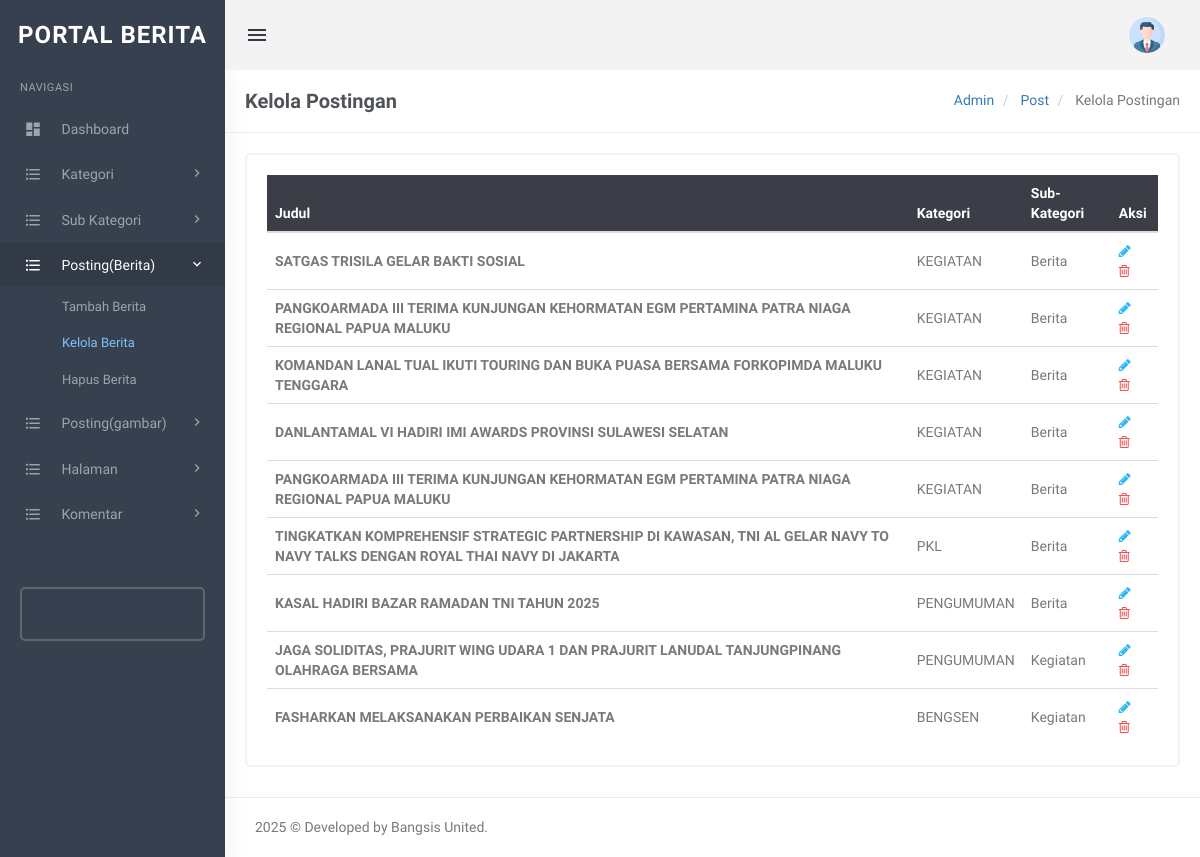
The app's page /admin/manage-posts.php (signed in) with its own data.
### tables this page shows
CREATE TABLE `tblposts` (
  `id` int(11) NOT NULL,
  `PostTitle` longtext DEFAULT NULL,
  `CategoryId` int(11) DEFAULT NULL,
  `SubCategoryId` int(11) DEFAULT NULL,
  `PostDetails` longtext DEFAULT NULL,
  `PostingDate` timestamp NULL DEFAULT current_timestamp(),
  `UpdationDate` timestamp NULL DEFAULT NULL ON UPDATE current_timestamp(),
  `Is_Active` int(1) DEFAULT NULL,
  `PostUrl` mediumtext DEFAULT NULL,
  `PostImage` varchar(255) DEFAULT NULL,
  `viewCounter` int(11) DEFAULT NULL,
  `postedBy` varchar(255) DEFAULT NULL,
  `lastUpdatedBy` varchar(255) DEFAULT NULL
);

CREATE TABLE `tblcategory` (
  `id` int(11) NOT NULL,
  `CategoryName` varchar(200) DEFAULT NULL,
  `Description` mediumtext DEFAULT NULL,
  `PostingDate` timestamp NULL DEFAULT current_timestamp(),
  `UpdationDate` timestamp NULL DEFAULT NULL ON UPDATE current_timestamp(),
  `Is_Active` int(1) DEFAULT NULL
);

CREATE TABLE `tblsubcategory` (
  `SubCategoryId` int(11) NOT NULL,
  `CategoryId` int(11) DEFAULT NULL,
  `Subcategory` varchar(255) DEFAULT NULL,
  `SubCatDescription` mediumtext DEFAULT NULL,
  `PostingDate` timestamp NOT NULL DEFAULT current_timestamp(),
  `UpdationDate` timestamp NULL DEFAULT NULL ON UPDATE current_timestamp(),
  `Is_Active` int(1) DEFAULT NULL
);

### admin/manage-posts.php (the view, shortened to what this page needs)
<?php
include('includes/config.php');
if(strlen($_SESSION['login'])==0)
  {
header('location:index.php');
}
else{
?>
<!DOCTYPE html>
<html lang="en">
    <head>
		<link rel="stylesheet" href="../plugins/morris/morris.css">
        <link href="../plugins/jvectormap/jquery-jvectormap-2.0.2.css" rel="stylesheet" />
        <link href="assets/css/bootstrap.min.css" rel="stylesheet" type="text/css" />
        <link href="assets/css/core.css" rel="stylesheet" type="text/css" />
        <link href="assets/css/components.css" rel="stylesheet" type="text/css" />
        <link href="assets/css/icons.css" rel="stylesheet" type="text/css" />
        <link href="assets/css/pages.css" rel="stylesheet" type="text/css" />
        <link href="assets/css/menu.css" rel="stylesheet" type="text/css" />
        <link href="assets/css/responsive.css" rel="stylesheet" type="text/css" />
		<link rel="stylesheet" href="../plugins/switchery/switchery.min.css">
    </head>
    <body class="fixed-left">
        <div id="wrapper">
           <?php include('includes/topheader.php');?>
           <?php include('includes/leftsidebar.php');?>
            <div class="content-page">
                <div class="content">
                    <div class="container">
                        <div class="row">
							<div class="col-xs-12">
								<div class="page-title-box">
                                    <h4 class="page-title">Kelola Postingan </h4>
                                    <ol class="breadcrumb p-0 m-0">
                                        <li>
                                            <a href="#">Admin</a>
                                        </li>
                                        <li>
                                            <a href="#">Post</a>
                                        </li>
                                        <li class="active">
                                            Kelola Postingan
                                        </li>
                                    </ol>
                                    <div class="clearfix"></div>
                                </div>
							</div>
						</div>
                        <div class="row">
                            <div class="col-sm-12">
                                <div class="card-box">
                                    <div class="table-responsive">
<table class="table table-colored table-centered table-inverse m-0">
<thead>
<tr>
<th>Judul</th>
<th>Kategori</th>
<th>Sub-Kategori</th>
<th>Aksi</th>
</tr>
</thead>
<tbody>
<?php
$query=mysqli_query($con,"select tblposts.id as postid,tblposts.PostTitle as title,tblcategory.CategoryName as category,tblsubcategory.Subcategory as subcategory from tblposts left join tblcategory on tblcategory.id=tblposts.CategoryId left join tblsubcategory on tblsubcategory.SubCategoryId=tblposts.SubCategoryId where tblposts.Is_Active=1 ");
$rowcount=mysqli_num_rows($query);
if($rowcount==0)
{
?>
<tr>
<td colspan="4" align="center"><h3 style="color:red">Tidak ada data</h3></td>
<tr>
<?php
} else {
while($row=mysqli_fetch_array($query))
{
?>
 <tr>
<td><b><?php echo htmlentities($row['title']);?></b></td>
<td><?php echo htmlentities($row['category'])?></td>
<td><?php echo htmlentities($row['subcategory'])?></td>
<td><a href="edit-post.php?pid=<?php echo htmlentities($row['postid']);?>"><i class="fa fa-pencil" style="color: #29b6f6;"></i></a>
    &nbsp;<a href="manage-posts.php?pid=<?php echo htmlentities($row['postid']);?>&&action=del" onclick="return confirm('Do you reaaly want to delete ?')"> <i class="fa fa-trash-o" style="color: #f05050"></i></a> </td>
 </tr>
<?php } }?>
                                            </tbody>
                                        </table>
                                    </div>
                                </div>
                            </div>
                        </div>
                    </div>
                </div>
       <?php include('includes/footer.php');?>
            </div>
        </div>
    </body>
</html>
<?php } ?>

### admin/includes/topheader.php (shortened to what this page needs)
<div class="topbar">
    <div class="topbar-left">
        <a href="#" class="logo"><span>Portal Berita<span></span></span><i class="mdi mdi-layers"></i></a>
    </div>
    <div class="navbar navbar-default" role="navigation">
        <div class="container">
            <ul class="nav navbar-nav navbar-left">
                <li>
                    <button class="button-menu-mobile open-left waves-effect">
                        <i class="mdi mdi-menu"></i>
                    </button>
                </li>
            </ul>
            <ul class="nav navbar-nav navbar-right">
                <li class="dropdown user-box">
                    <a href="" class="dropdown-toggle waves-effect user-link" data-toggle="dropdown" aria-expanded="true">
                        <img src="assets/images/users/avatar-1.jpg" alt="user-img" class="img-circle user-img">
                    </a>
                </li>
            </ul>
        </div>
    </div>
</div>

### admin/includes/leftsidebar.php (shortened to what this page needs)
           <div class="left side-menu">
               <div class="sidebar-inner slimscrollleft">
                   <div id="sidebar-menu">
                       <ul>
                       	<li class="menu-title">Navigasi</li>
                           <li class="has_sub">
                               <a href="dashboard.php" class="waves-effect"><i class="mdi mdi-view-dashboard"></i> <span> Dashboard </span> </a>
                           </li>
                           <li class="has_sub">
                               <a href="javascript:void(0);" class="waves-effect"><i class="mdi mdi-format-list-bulleted"></i> <span> Kategori </span> <span class="menu-arrow"></span></a>
                           </li>
   <li class="has_sub">
                               <a href="javascript:void(0);" class="waves-effect"><i class="mdi mdi-format-list-bulleted"></i> <span>Sub Kategori </span> <span class="menu-arrow"></span></a>
                           </li>
 <li class="has_sub">
                               <a href="javascript:void(0);" class="waves-effect"><i class="mdi mdi-format-list-bulleted"></i> <span> Posting(Berita) </span> <span class="menu-arrow"></span></a>
                               <ul class="list-unstyled">
                                   <li><a href="add-post.php">Tambah Berita</a></li>
                                   <li><a href="manage-posts.php">Kelola Berita</a></li>
                                    <li><a href="trash-posts.php">Hapus Berita</a></li>
                               </ul>
                           </li>
<li class="has_sub">
                               <a href="javascript:void(0);" class="waves-effect"><i class="mdi mdi-format-list-bulleted"></i> <span> Posting(gambar) </span> <span class="menu-arrow"></span></a>
                           </li>
<li class="has_sub">
                               <a href="javascript:void(0);" class="waves-effect"><i class="mdi mdi-format-list-bulleted"></i> <span> Halaman </span> <span class="menu-arrow"></span></a>
                           </li>
  <li class="has_sub">
                               <a href="javascript:void(0);" class="waves-effect"><i class="mdi mdi-format-list-bulleted"></i> <span> Komentar </span> <span class="menu-arrow"></span></a>
                           </li>
                       </ul>
                   </div>
                   <div class="help-box">
                   </div>
               </div>
           </div>

### admin/includes/footer.php
<footer class="footer text-right">
   <?php echo date('Y');?> © Developed by Bangsis United.
</footer>

### admin/assets/css/core.css (style rules this page uses)
body { font-family: 'Varela Round', sans-serif; margin: 0; padding-bottom: 60px; overflow-x: hidden; color: #797979; }
html { position: relative; min-height: 100%; }
.h1, .h2, .h3, .h4, .h5, .h6, h1, h2, h3, h4, h5, h6 { color: #505458; font-family: 'Hind Madurai', sans-serif; margin: 10px 0; }
* { outline: none !important; }
b, strong { font-weight: 600; font-family: 'Hind Madurai', sans-serif; }
.container { width: auto; }
.footer { border-top: 1px solid rgba(152, 166, 173, 0.2); bottom: 0; text-align: left !important; padding: 19px 30px 20px; position: absolute; right: 0; left: 225px; }
#wrapper { height: 100%; overflow: hidden; width: 100%; }
.p-0 { padding: 0 !important; }
.m-0 { margin: 0 !important; }
.card-box { padding: 20px; border: 2px solid #f3f3f3; -webkit-border-radius: 5px; border-radius: 5px; -moz-border-radius: 5px; background-clip: padding-box; margin-bottom: 20px; background-color: #ffffff; }
.row { margin-right: -10px; margin-left: -10px; }
.col-lg-1, .col-lg-10, .col-lg-11, .col-lg-12, .col-lg-2, .col-lg-3, .col-lg-4, .col-lg-5, .col-lg-6, .col-lg-7, .col-lg-8, .col-lg-9, .col-md-1, .col-md-10, .col-md-11, .col-md-12, .col-md-2, .col-md-3, .col-md-4, .col-md-5, .col-md-6, .col-md-7, .col-md-8, .col-md-9, .col-sm-1, .col-sm-10, .col-sm-11, .col-sm-12, .col-sm-2, .col-sm-3, .col-sm-4, .col-sm-5, .col-sm-6, .col-sm-7, .col-sm-8, .col-sm-9, .col-xs-1, .col-xs-10, .col-xs-11, .col-xs-12, .col-xs-2, .col-xs-3, .col-xs-4, .col-xs-5, .col-xs-6, .col-xs-7, .col-xs-8, .col-xs-9 { padding-left: 10px; padding-right: 10px; }
.breadcrumb { background-color: transparent; margin-bottom: 15px; padding-top: 10px; padding-left: 0; }
.waves-effect { position: relative; cursor: pointer; display: inline-block; overflow: hidden; -webkit-user-select: none; -moz-user-select: none; -ms-user-select: none; user-select: none; -webkit-tap-highlight-color: transparent; vertical-align: middle; z-index: 1; will-change: opacity, transform; -webkit-transition: all 0.3s ease-out; -moz-transition: all 0.3s ease-out; -o-transition: all 0.3s ease-out; -ms-transition: all 0.3s ease-out; transition: all 0.3s ease-out; }

### records on screen
tblposts: PostTitle "SATGAS TRISILA GELAR BAKTI SOSIAL", CategoryId.CategoryName "KEGIATAN", SubCategoryId.Subcategory "Berita"
tblposts: PostTitle "PANGKOARMADA III TERIMA KUNJUNGAN KEHORMATAN EGM PERTAMINA PATRA NIAGA REGIONAL PAPUA MALUKU", CategoryId.CategoryName "KEGIATAN", SubCategoryId.Subcategory "Berita"
tblposts: PostTitle "KOMANDAN LANAL TUAL IKUTI TOURING DAN BUKA PUASA BERSAMA FORKOPIMDA MALUKU TENGGARA", CategoryId.CategoryName "KEGIATAN", SubCategoryId.Subcategory "Berita"
tblposts: PostTitle "DANLANTAMAL VI HADIRI IMI AWARDS PROVINSI SULAWESI SELATAN", CategoryId.CategoryName "KEGIATAN", SubCategoryId.Subcategory "Berita"
tblposts: PostTitle "PANGKOARMADA III TERIMA KUNJUNGAN KEHORMATAN EGM PERTAMINA PATRA NIAGA REGIONAL PAPUA MALUKU", CategoryId.CategoryName "KEGIATAN", SubCategoryId.Subcategory "Berita"
tblposts: PostTitle "TINGKATKAN KOMPREHENSIF STRATEGIC PARTNERSHIP DI KAWASAN, TNI AL GELAR NAVY TO NAVY TALKS DENGAN ROYAL THAI NAVY DI JAKARTA", CategoryId.CategoryName "PKL", SubCategoryId.Subcategory "Berita"
tblposts: PostTitle "KASAL HADIRI BAZAR RAMADAN TNI TAHUN 2025", CategoryId.CategoryName "PENGUMUMAN", SubCategoryId.Subcategory "Berita"
tblposts: PostTitle "JAGA SOLIDITAS, PRAJURIT WING UDARA 1 DAN PRAJURIT LANUDAL TANJUNGPINANG OLAHRAGA BERSAMA", CategoryId.CategoryName "PENGUMUMAN", SubCategoryId.Subcategory "Kegiatan"
tblposts: PostTitle "FASHARKAN MELAKSANAKAN PERBAIKAN SENJATA", CategoryId.CategoryName "BENGSEN", SubCategoryId.Subcategory "Kegiatan"
